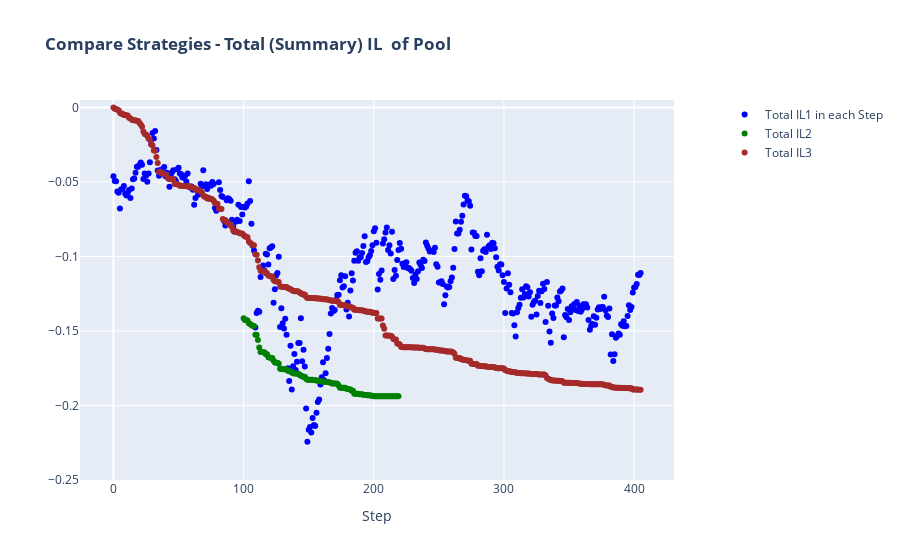

The code cell stored with this chart in its notebook:
### Code cell
fig = make_subplots(subplot_titles=('' ), specs=[[{"secondary_y": True}]])

fig.add_trace(go.Scatter(x=st3, y=arr_IL1, mode='markers', line=dict(color='blue'), name='Total IL1 in each Step'), secondary_y=False)
fig.add_trace(go.Scatter(x=st2, y=arr_tot_IL2, mode='markers', line=dict(color='green'), name='Total IL2'), secondary_y=False)
fig.add_trace(go.Scatter(x=st3, y=arr_tot_IL3, mode='markers', line=dict(color='brown'), name='Total IL3'), secondary_y=False)

fig.update_layout(title_text='<b>Compare Strategies - Total (Summary) IL  of Pool </b>')
fig.update_xaxes(title_text='Step')
fig.update_layout(yaxis_range=[-0.25,0.005])

fig.show()

### Figure 1 — Plotly figure (JSON) as saved in the notebook; plotly's stock layout.template omitted (floating-point values rounded to 4 significant figures; data arrays with more than 128 entries replaced by an {"elided": "..."} marker saying what was removed)
{"data": [{"line": {"color": "blue"}, "mode": "markers", "name": "Total IL1 in each Step", "type": "scatter", "x": {"elided": "406 int values"}, "xaxis": "x", "y": {"elided": "406 float values"}, "yaxis": "y"}, {"line": {"color": "green"}, "mode": "markers", "name": "Total IL2", "type": "scatter", "x": [100, 101, 102, 103, 104, 105, 106, 107, 108, 109, 110, 111, 112, 113, 114, 115, 116, 117, 118, 119, 120, 121, 122, 123, 124, 125, 126, 127, 128, 129, 130, 131, 132, 133, 134, 135, 136, 137, 138, 139, 140, 141, 142, 143, 144, 145, 146, 147, 148, 149, 150, 151, 152, 153, 154, 155, 156, 157, 158, 159, 160, 161, 162, 163, 164, 165, 166, 167, 168, 169, 170, 171, 172, 173, 174, 175, 176, 177, 178, 179, 180, 181, 182, 183, 184, 185, 186, 187, 188, 189, 190, 191, 192, 193, 194, 195, 196, 197, 198, 199, 200, 201, 202, 203, 204, 205, 206, 207, 208, 209, 210, 211, 212, 213, 214, 215, 216, 217, 218, 219], "xaxis": "x", "y": [-0.1415, -0.1427, -0.1427, -0.1429, -0.1449, -0.1453, -0.146, -0.1467, -0.1467, -0.1525, -0.1526, -0.1561, -0.1612, -0.1642, -0.1642, -0.1643, -0.1643, -0.1657, -0.1657, -0.1676, -0.1678, -0.1681, -0.1681, -0.17, -0.1711, -0.1712, -0.1714, -0.1721, -0.1754, -0.1756, -0.1756, -0.1757, -0.1757, -0.1758, -0.1768, -0.1769, -0.1773, -0.1777, -0.1784, -0.1785, -0.1785, -0.1785, -0.1787, -0.1795, -0.1799, -0.1806, -0.1806, -0.1807, -0.182, -0.1828, -0.1828, -0.1828, -0.1828, -0.1828, -0.183, -0.1831, -0.1832, -0.1834, -0.1834, -0.1837, -0.1838, -0.1841, -0.1841, -0.1841, -0.1842, -0.1843, -0.1844, -0.1848, -0.1852, -0.1852, -0.1852, -0.1853, -0.1854, -0.1865, -0.1881, -0.1881, -0.1882, -0.1882, -0.1882, -0.1888, -0.1889, -0.189, -0.1893, -0.1901, -0.1901, -0.1921, -0.1921, -0.1921, -0.1921, -0.1924, -0.1924, -0.1924, -0.1928, -0.1929, -0.193, -0.1931, -0.1932, -0.1932, -0.1935, -0.1935, -0.1938, -0.1938, -0.1938, -0.1938, -0.1938, -0.1938, -0.1938, -0.1938, -0.1938, -0.1938, -0.1938, -0.1938, -0.1938, -0.1938, -0.1938, -0.1938, -0.1938, -0.1938, -0.1938, -0.1938], "yaxis": "y"}, {"line": {"color": "brown"}, "mode": "markers", "name": "Total IL3", "type": "scatter", "x": {"elided": "406 int values"}, "xaxis": "x", "y": {"elided": "406 float values"}, "yaxis": "y"}], "layout": {"title": {"text": "<b>Compare Strategies - Total (Summary) IL  of Pool </b>"}, "xaxis": {"anchor": "y", "domain": [0, 0.94], "title": {"text": "Step"}}, "yaxis": {"anchor": "x", "domain": [0, 1], "range": [-0.25, 0.005]}, "yaxis2": {"anchor": "x", "overlaying": "y", "side": "right"}}}
